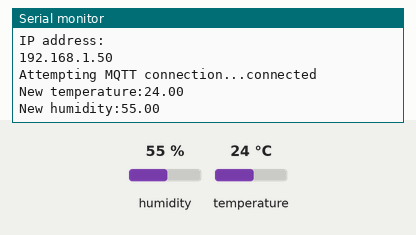
The sketch below on a simulated ESP8266 (NodeMCU). Parts: the last lines printed to the serial monitor. Inputs (shaded band) come from the test bench; at power-on: humidity 55 %, temperature 24 °C. WiFi joins after 1.5 s; servers stay silent unless stated; no MQTT or app messages arrive unless stated.

Above: at 2.7 s.
2.8 s: humidity set to 22 %
At 7.3 s:
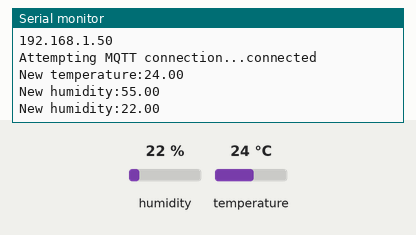
7.7 s: temperature set to 12 °C
At 10.6 s:
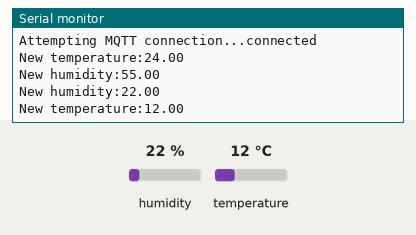
12.6 s: humidity set to 40 %
At 15.0 s:
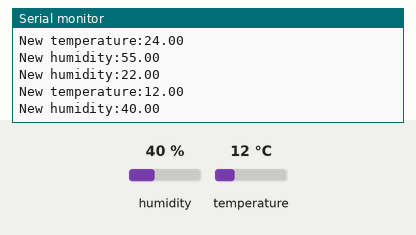

Measured:
- after the input at 2.8 s, the serial monitor: prints a new line after 3.2 s (image 1)
- after the input at 7.7 s, the serial monitor: prints a new line after 2.3 s (image 2)
- after the input at 12.6 s, the serial monitor: prints a new line after 1.4 s (image 3)

The sketch:

mqtt_temp_humidity.ino
```cpp
#include <Adafruit_Sensor.h>
#include <DHT.h>
#include <ESP8266WiFi.h>
#include <PubSubClient.h>

#define DHTPIN  14
#define DHTTYPE DHT22


#define wifi_ssid "SSID"
#define wifi_password "PW"

#define mqtt_server "192.168.11.8"

#define humidity_topic "sensors/station1/humidity"
#define temperature_topic "sensors/station1/temperature"


WiFiClient espClient;
PubSubClient client(espClient);
DHT dht(DHTPIN, DHTTYPE);

void setup() {
  Serial.begin(9600);
  Serial.println("DHT22 - Running");
  dht.begin();
  setup_wifi();
  client.setServer(mqtt_server, 1883);

}


void setup_wifi() {
  delay(10);
  // wifi connection
  Serial.println();
  Serial.print("Connecting to ");
  Serial.println(wifi_ssid);

  WiFi.begin(wifi_ssid, wifi_password);

  while (WiFi.status() != WL_CONNECTED) {
    delay(500);
    Serial.print(".");
  }

  // optional
  Serial.println("");
  Serial.println("WiFi connected");
  Serial.println("IP address: ");
  Serial.println(WiFi.localIP());
}

void reconnect() {
  // reconnect loop
  while (!client.connected()) {
    Serial.print("Attempting MQTT connection...");
    // Attempt to connect

    if (client.connect("ESP8266Client")) {
      Serial.println("connected");
    } else {
      Serial.print("failed, rc=");
      Serial.print(client.state());
      Serial.println(" try again in 5 seconds");
      // 5s delay
      delay(5000);
    }
  }
}

bool checkBound(float newValue, float prevValue, float maxDiff) {
  return !isnan(newValue) &&
         (newValue < prevValue - maxDiff || newValue > prevValue + maxDiff);
}

long lastMsg = 0;
float temp = 0.0;
float hum = 0.0;
float diff = 1.0;

void loop() {
  if (!client.connected()) {
    reconnect();
  }
  client.loop();

  long now = millis();
  if (now - lastMsg > 2000) {
    lastMsg = now;

    float newTemp = dht.readTemperature();
    float newHum = dht.readHumidity();

    if (checkBound(newTemp, temp, diff)) {
      temp = newTemp;
      Serial.print("New temperature:");
      Serial.println(String(temp).c_str());
      client.publish(temperature_topic, String(temp).c_str(), true);
    }

    if (checkBound(newHum, hum, diff)) {
      hum = newHum;
      Serial.print("New humidity:");
      Serial.println(String(hum).c_str());
      client.publish(humidity_topic, String(hum).c_str(), true);
    }
  }
}
```
